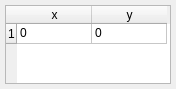
<?xml version="1.0" encoding="UTF-8"?>
<ui version="4.0">
 <class>WCursorInfo</class>
 <widget class="QWidget" name="WCursorInfo">
  <property name="geometry">
   <rect>
    <x>0</x>
    <y>0</y>
    <width>176</width>
    <height>89</height>
   </rect>
  </property>
  <property name="sizePolicy">
   <sizepolicy hsizetype="Preferred" vsizetype="Preferred">
    <horstretch>0</horstretch>
    <verstretch>0</verstretch>
   </sizepolicy>
  </property>
  <property name="windowTitle">
   <string>Cursor Info</string>
  </property>
  <layout class="QVBoxLayout" name="verticalLayout">
   <property name="leftMargin">
    <number>5</number>
   </property>
   <property name="topMargin">
    <number>5</number>
   </property>
   <property name="rightMargin">
    <number>5</number>
   </property>
   <property name="bottomMargin">
    <number>5</number>
   </property>
   <item>
    <widget class="QTableWidget" name="tableWidget">
     <attribute name="horizontalHeaderDefaultSectionSize">
      <number>75</number>
     </attribute>
     <attribute name="horizontalHeaderMinimumSectionSize">
      <number>75</number>
     </attribute>
     <attribute name="verticalHeaderDefaultSectionSize">
      <number>20</number>
     </attribute>
     <attribute name="verticalHeaderMinimumSectionSize">
      <number>20</number>
     </attribute>
     <attribute name="verticalHeaderStretchLastSection">
      <bool>false</bool>
     </attribute>
     <row>
      <property name="text">
       <string>1</string>
      </property>
     </row>
     <column>
      <property name="text">
       <string>x</string>
      </property>
     </column>
     <column>
      <property name="text">
       <string>y</string>
      </property>
     </column>
     <item row="0" column="0">
      <property name="text">
       <string>0</string>
      </property>
     </item>
     <item row="0" column="1">
      <property name="text">
       <string>0</string>
      </property>
     </item>
    </widget>
   </item>
  </layout>
 </widget>
 <resources/>
 <connections/>
</ui>
